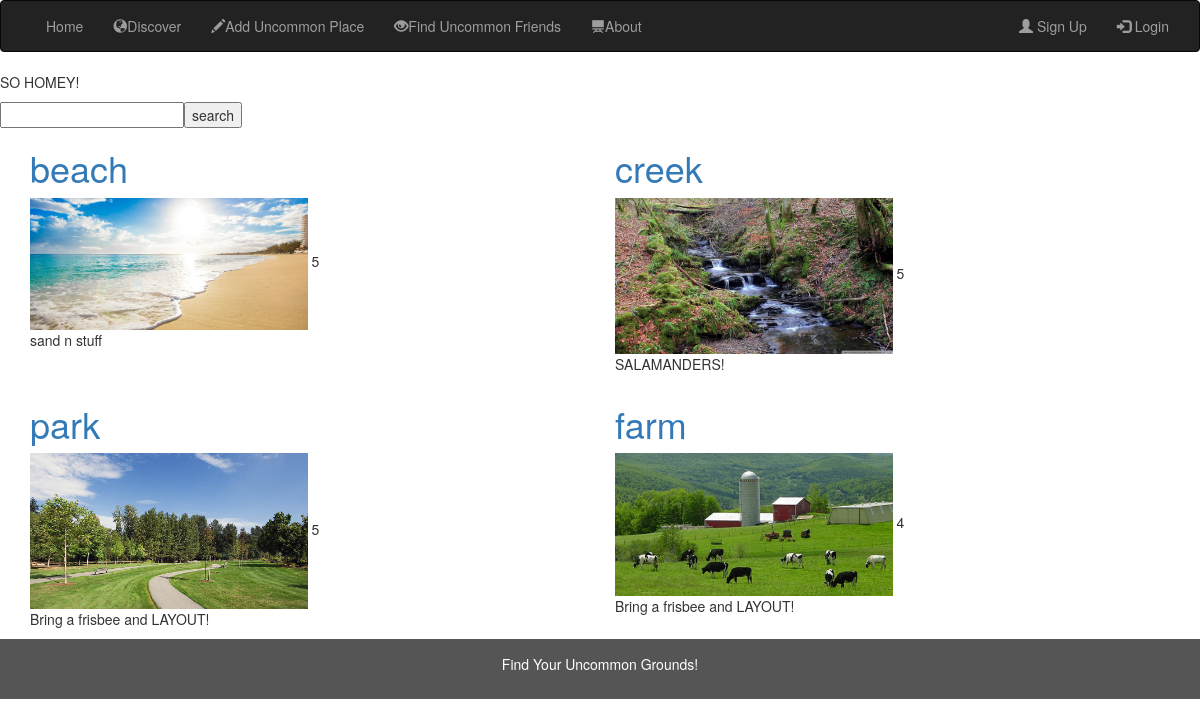
/UncommonGrounds/discover/, run on the app's committed database.
### UncommonGrounds/models.py (models this page shows, shortened)
class Location(models.Model):
    name = models.CharField(max_length=100, help_text="Enter the name of location")
    """GPS_coordinates = """
    contributor = models.ForeignKey('Profile', on_delete=models.SET_NULL, null=True)
    description = models.TextField(max_length=1000, help_text="Brief description of location")
    tags = models.ManyToManyField(Tag)
    RATING = (
        (0, ' '),
        (1, '*'),
        (2, '**'),
        (3, '***'),
        (4, '****'),
        (5, '*****'),
    )
    ratings = models.IntegerField(choices=RATING, blank=True, default=' ')
    popularity = models.IntegerField()
    added = models.DateTimeField(auto_now_add=True)
    comments = models.ForeignKey('Comment', related_name="loc_comments", on_delete=models.SET_NULL, null=True)
    image = models.ImageField(upload_to = 'location_images/')
    def get_absolute_url(self):
        return reverse('location-detail', args=[str(self.id)])

### UncommonGrounds/views.py (the view)
# urls.py: path('discover/', views.discover, name='discover'),
def discover(request):
    location_list = Location.objects.all()
    num_tags = Tag.objects.all().count()
    return render(
        request,
        'discover.html',
        context = {'location_list':location_list}
    )

### UncommonGrounds/templates/discover.html (shortened to what this page needs)
{% extends "base_generic.html" %}
{% block content %}
        <p>SO HOMEY!</p>
            <div id="tfheader">
                <form id="tfnewsearch" method="get" action="http://www.google.com">
                        <input type="text" class="tftextinput" name="q" size="21" maxlength="120"><input type="submit" value="search" class="tfbutton">
                </form>
            </div>
        <div class="container">
            <div class="row">
                <div class="col-sm-6">
                    <h1 class="img-title"><a href="{{location_list.1.get_absolute_url}}">{{location_list.1.name}}</a></h1>
                    <div>
                        <div style="display: inline"><img src="{{location_list.1.image}}"  style="width:50%" alt="Image"></div>
                        <div style="display: inline-block"><p style="width:100%" >{{location_list.1.ratings}}</p></div>
                    </div>
                    <p class="img-text">{{location_list.1.description}}</p>
                </div>
                <div class="col-sm-6" class="img-text">
                    <h1 class="img-title"><a href="{{location_list.2.get_absolute_url}}">{{location_list.2.name}}</a></h1>
                    <div>
                        <div style="display: inline"><img src="{{location_list.2.image}}"  style="width:50%" alt="Image"></div>
                        <div style="display: inline-block"><p style="width:100%: 1px solid #888888" >{{location_list.2.ratings}}</p></div>
                    </div>
                    <p class="img-text">{{location_list.2.description}}</p>
                </div>
            </div>
            <div class="row">
                <div class="col-sm-6" class="img-text">
                    <h1 class="img-title"><a href="{{location_list.3.get_absolute_url}}">{{location_list.3.name}}</a></h1>
                    <div>
                        <div style="display: inline"><img src="{{location_list.3.image}}"  style="width:50%" alt="Image"></div>
                        <div style="display: inline-block"><p style="width:100%" >{{location_list.3.ratings}}</p></div>
                    </div>
                    <p class="img-text">{{location_list.3.description}}</p>
                </div>
                <div class="col-sm-6" class="img-text">
                    <h1 class="img-title"><a href="{{location_list.4.get_absolute_url}}">{{location_list.4.name}}</a></h1>
                    <div>
                        <div style="display: inline"><img src="{{location_list.4.image}}"  style="width:50%" alt="Image"></div>
                        <div style="display: inline-block"><p style="width:100%" >{{location_list.4.ratings}}</p></div>
                    </div>
                    <p class="img-text">{{location_list.3.description}}</p>
                </div>
            </div>
        </div>
{% endblock %}

### data on the page
Location: name "beach", image (picture), ratings "5", description "sand n stuff"
Location: name "creek", image (picture), ratings "5", description "SALAMANDERS!"
Location: name "park", image (picture), ratings "5", description "Bring a frisbee and LAYOUT!"
Location: name "farm", image (picture), ratings "4"
